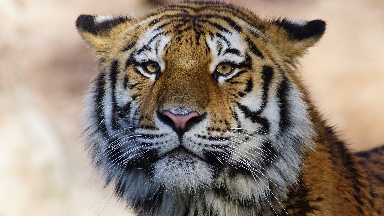
#> input picture 11_семестр/ЦТОИ/MC/tiger.png, 384 x 216 px
$ python loadLut.py
#> lines starting #> are read from the running program, lines starting #| are printed output that depends on the picture
### 11_семестр/ЦТОИ/MC/linearInterpolation.py
# [5 lines left out: function LinearInterpolation, not called in this run]

def triLinear(R, G, B, lut):
    Ridx = R // 32
    Rfrac = float(R % 32) / 32
    Gidx = R // 32
    Gfrac = float(R % 32) / 32
    Bidx = R // 32
    Bfrac = float(R % 32) / 32
    Ridx1 = min(Ridx + 1, 8)
    Gidx1 = min(Gidx + 1, 8)
    Bidx1 = min(Bidx + 1, 8)
    c000_0 = lut[Ridx, Gidx, Bidx, 0]
    c001_0 = lut[Ridx, Gidx, Bidx, 0]
    c010_0 = lut[Ridx, Gidx, Bidx, 0]
    c011_0 = lut[Ridx, Gidx, Bidx, 0]
    c100_0 = lut[Ridx, Gidx, Bidx, 0]
    c101_0 = lut[Ridx, Gidx, Bidx, 0]
    c110_0 = lut[Ridx, Gidx, Bidx, 0]
    c111_0 = lut[Ridx, Gidx, Bidx, 0]

    c00_0 = c000_0 * (1 - Bfrac) + c001_0 * Bfrac
    c01_0 = c010_0 * (1 - Bfrac) + c011_0 * Bfrac
    c10_0 = c100_0 * (1 - Bfrac) + c101_0 * Bfrac
    c11_0 = c110_0 * (1 - Bfrac) + c111_0 * Bfrac

    c0_0 = c00_0 * (1 - Gfrac) + c01_0 * Gfrac
    c1_0 = c10_0 * (1 - Gfrac) + c11_0 * Gfrac

    c_0 = c0_0 * (1 - Rfrac) + c1_0 * Rfrac

    c000_1 = lut[Ridx, Gidx, Bidx, 1]
    c001_1 = lut[Ridx, Gidx, Bidx, 1]
    c010_1 = lut[Ridx, Gidx, Bidx, 1]
    c011_1 = lut[Ridx, Gidx, Bidx, 1]
    c100_1 = lut[Ridx, Gidx, Bidx, 1]
    c101_1 = lut[Ridx, Gidx, Bidx, 1]
    c110_1 = lut[Ridx, Gidx, Bidx, 1]
    c111_1 = lut[Ridx, Gidx, Bidx, 1]

    c00_1 = c000_1 * (1 - Bfrac) + c001_1 * Bfrac
    c01_1 = c010_1 * (1 - Bfrac) + c011_1 * Bfrac
    c10_1 = c100_1 * (1 - Bfrac) + c101_1 * Bfrac
    c11_1 = c110_1 * (1 - Bfrac) + c111_1 * Bfrac

    c0_1 = c00_1 * (1 - Gfrac) + c01_1 * Gfrac
    c1_1 = c10_1 * (1 - Gfrac) + c11_1 * Gfrac

    c_1 = c0_1 * (1 - Rfrac) + c1_1 * Rfrac

    c000_2 = lut[Ridx, Gidx, Bidx, 2]
    c001_2 = lut[Ridx, Gidx, Bidx, 2]
    c010_2 = lut[Ridx, Gidx, Bidx, 2]
    c011_2 = lut[Ridx, Gidx, Bidx, 2]
    c100_2 = lut[Ridx, Gidx, Bidx, 2]
    c101_2 = lut[Ridx, Gidx, Bidx, 2]
    c110_2 = lut[Ridx, Gidx, Bidx, 2]
    c111_2 = lut[Ridx, Gidx, Bidx, 2]


    c00_2 = c000_2 * (1 - Bfrac) + c001_2 * Bfrac
    c01_2 = c010_2 * (1 - Bfrac) + c011_2 * Bfrac
    c10_2 = c100_2 * (1 - Bfrac) + c101_2 * Bfrac
    c11_2 = c110_2 * (1 - Bfrac) + c111_2 * Bfrac

    c0_2 = c00_2 * (1 - Gfrac) + c01_2 * Gfrac
    c1_2 = c10_2 * (1 - Gfrac) + c11_2 * Gfrac

    c_2 = c0_2 * (1 - Rfrac) + c1_2 * Rfrac

    return [c_0, c_1, c_2]

### 11_семестр/ЦТОИ/MC/трпкрп/loadLut.py
import numpy
from PIL import Image
import linearInterpolation as li

filename = "../tiger.png"

lutfile = open("LUT9A.txt")
#> (reads 11_семестр/ЦТОИ/MC/трпкрп/LUT9A.txt from the repository)

lut9a = numpy.zeros((9, 9, 9, 3))

for i in range(0, 9):
    for j in range(0, 9):
        for k in range(0, 9):
            lut9a[i,j,k, 0] = float(lutfile.readline())
            lut9a[i,j,k, 1] = float(lutfile.readline())
            lut9a[i,j,k, 2] = float(lutfile.readline())

print(lut9a)

image=Image.open(filename)
#> image is the input picture: PIL image 384x216 RGBA; mean R, G, B, A 148.2, 134.2, 121.5, 255
width, height = image.size
#> width = 384; height = 216
print(width)
#| 384
print(height)
#| 216

im = image.load()

arr = numpy.asarray(image.convert('RGB'))
l = numpy.zeros((height, width, 3), 'uint8')

for i in range (0,height):
    for j in range(0,width):
        R = arr[i,j,0] // 32
        G = arr[i,j,1] // 32
        B = arr[i,j,2] // 32
        # Rc = li.LinearInterpolation(arr[i, j, 0], lut9a[R, G, B, 0], lut9a[R + 1, G, B, 0])
        # Gc = li.LinearInterpolation(arr[i, j, 1], lut9a[R, G, B, 1], lut9a[R, G + 1, B, 1])
        # Bc = li.LinearInterpolation(arr[i, j, 2], lut9a[R, G, B, 2], lut9a[R, G, B + 1, 2])\
        c = li.triLinear(arr[i, j, 0], arr[i, j, 1], arr[i, j, 2], lut9a)
        l[i,j,0]=int(c[0] * 255) #Hue
        l[i,j,1]=int(c[1] * 255)#Saturation
        l[i,j,2]=int(c[2] * 255) #Vividness
#> this loop made 216 passes
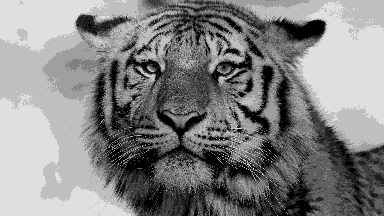
#> l: shape (216, 384, 3); min 0, max 223, mean 132.1
        # l[i,j,0]=int(lut9a[R, G, B, 0] * 255) #Hue
        # l[i,j,1]=int(lut9a[R, G, B, 1] * 255) #Saturation
        # l[i,j,2]=int(lut9a[R, G, B, 2] * 255) #Vividness

image_out=Image.fromarray(l, mode='RGB')
image_out.convert('RGB').save('output.png', 'PNG')
